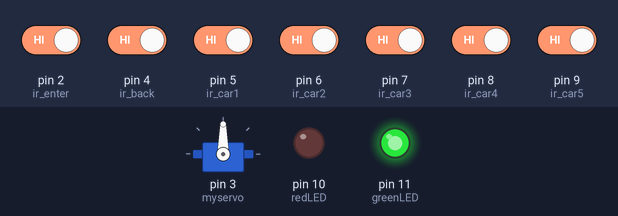
Bench run of a sketch on a simulated Arduino Uno, built with avr-gcc and run on an emulated ATmega328P. Shown: servo, output pins drawn as LEDs (lit = HIGH). Inputs (shaded band) come from the test bench; at power-on: pin 2 (ir_enter), pin 4 (ir_back), pin 5 (ir_car1), pin 6 (ir_car2), pin 7 (ir_car3), pin 8 (ir_car4), pin 9 (ir_car5) HIGH.

Above: at 1.2 s.
1.3 s: pin 2 (ir_enter) driven LOW
At 1.9 s:
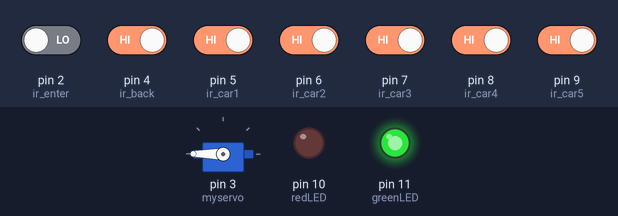
2.8 s: pin 2 (ir_enter) driven HIGH
At 5.3 s:
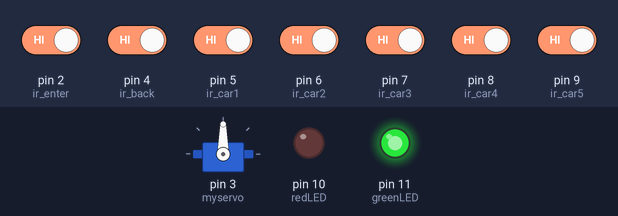
Timing chart, 0 to 6.8 s (numbered marks = the images above; inputs shaded):
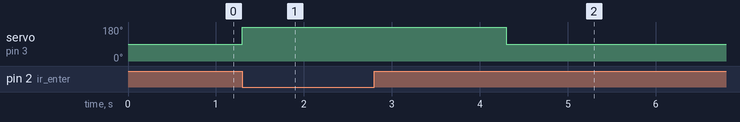

Measured:
- after the input at 1.3 s, servo on pin 3 (myservo): 90° → 180° at once
- after the input at 2.8 s, servo on pin 3 (myservo): goes on until 4.3 s, then stays 90°

The sketch:

car_parking_system_final.ino
```cpp
#include <Servo.h>

Servo myservo;

// IR Sensor Pins
#define ir_enter 2
#define ir_back  4
#define ir_car1 5
#define ir_car2 6
#define ir_car3 7
#define ir_car4 8
#define ir_car5 9

// LED Pins
#define greenLED 11
#define redLED 10 // Updated red LED pin to 10

// Variables to track parking slot status
int S1 = 0, S2 = 0, S3 = 0, S4 = 0, S5 = 0;
int slot = 5;  // Total number of slots

void setup() {
  Serial.begin(9600);

  // Configure IR sensor pins
  pinMode(ir_car1, INPUT);
  pinMode(ir_car2, INPUT);
  pinMode(ir_car3, INPUT);
  pinMode(ir_car4, INPUT);
  pinMode(ir_car5, INPUT);
  pinMode(ir_enter, INPUT);
  pinMode(ir_back, INPUT);

  // Configure LED pins
  pinMode(greenLED, OUTPUT);
  pinMode(redLED, OUTPUT);

  // Initialize servo
  myservo.attach(3);
  myservo.write(90); // Initial gate position

  // Initialize LEDs
  Read_Sensor();
  updateLEDs();
}

void loop() {
  Read_Sensor();
  updateLEDs();

  // Handle car entering the parking lot
  if (digitalRead(ir_enter) == LOW) {
    if (S1 + S2 + S3 + S4 + S5 < slot) {
      myservo.write(180); // Open gate for entry
      delay(3000);        // Allow time for the car to pass
      myservo.write(90);  // Close gate
    } else {
      Serial.println("Parking Full");
    }
  }

  // Handle car exiting the parking lot
  if (digitalRead(ir_back) == LOW) {
    if (S1 + S2 + S3 + S4 + S5 > 0) { // If there are cars parked
      myservo.write(180); // Open gate for exit
      delay(3000);        // Allow time for the car to leave
      myservo.write(90);  // Close gate
    }
  }

  delay(100);
}

void Read_Sensor() {
  // Update slot status based on IR sensors
  S1 = digitalRead(ir_car1) == LOW ? 1 : 0;
  S2 = digitalRead(ir_car2) == LOW ? 1 : 0;
  S3 = digitalRead(ir_car3) == LOW ? 1 : 0;
  S4 = digitalRead(ir_car4) == LOW ? 1 : 0;
  S5 = digitalRead(ir_car5) == LOW ? 1 : 0;
}

void updateLEDs() {
  if (S1 == 0 || S2 == 0 || S3 == 0 || S4 == 0 || S5 == 0) {
    digitalWrite(greenLED, HIGH);
    digitalWrite(redLED, LOW);
  } else {
    digitalWrite(greenLED, LOW);
    digitalWrite(redLED, HIGH);
  }
}
```
